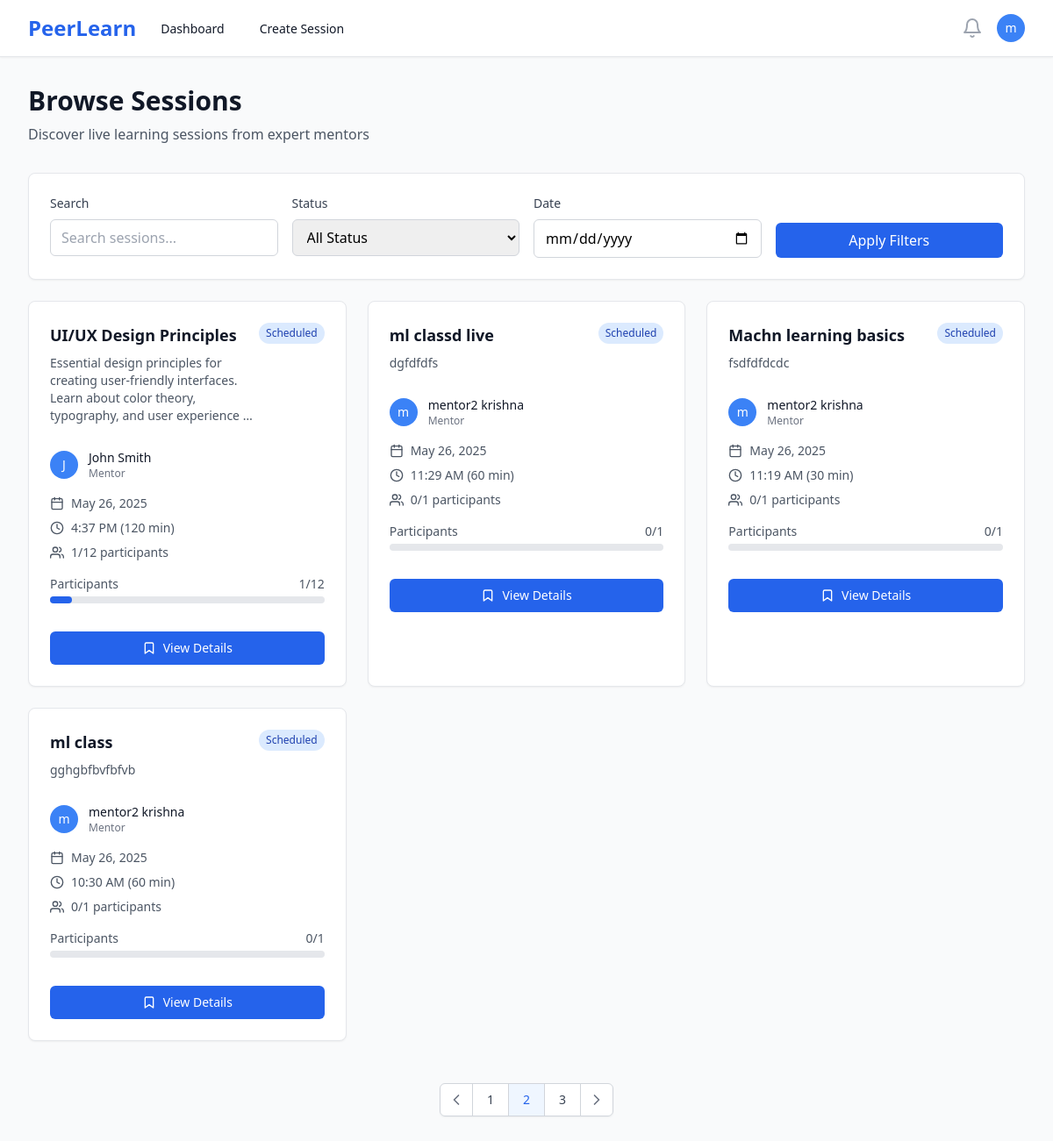
Page /sessions/ (signed in) on the earlier database version.
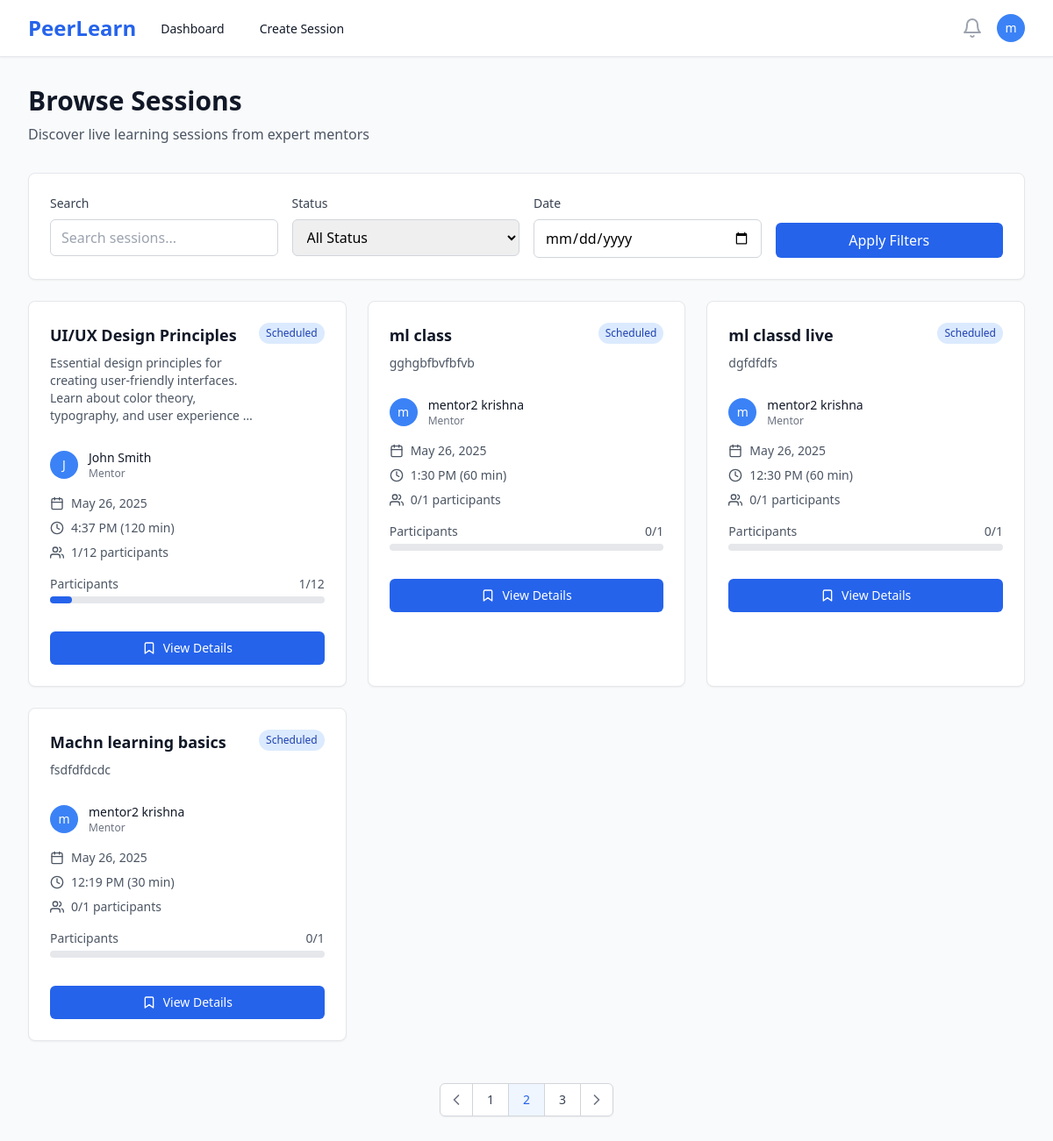
Same page on the later database version.
### sessions/models.py (models this page shows, shortened)
class Session(models.Model):
    STATUS_CHOICES = [
        ('draft', 'Draft'),
        ('scheduled', 'Scheduled'),
        ('live', 'Live'),
        ('completed', 'Completed'),
        ('cancelled', 'Cancelled'),
    ]
    CATEGORY_CHOICES = [
        ('programming', 'Programming & Development'),
        ('data-science', 'Data Science & Analytics'),
        ('web-development', 'Web Development'),
        ('mobile-development', 'Mobile Development'),
        ('ai-ml', 'AI & Machine Learning'),
        ('design', 'UI/UX Design'),
        ('business', 'Business & Marketing'),
        ('language', 'Language Learning'),
        ('music', 'Music & Arts'),
        ('fitness', 'Health & Fitness'),
        ('other', 'Other'),
    ]
    id = models.UUIDField(primary_key=True, default=uuid.uuid4, editable=False)
    mentor = models.ForeignKey(User, on_delete=models.CASCADE, related_name='mentor_sessions')
    title = models.CharField(max_length=200)
    description = models.TextField()
    thumbnail = models.ImageField(upload_to='session_thumbnails/', blank=True, null=True, help_text="Session cover image")
    category = models.CharField(max_length=50, choices=CATEGORY_CHOICES, blank=True, help_text="Session category for recommendations")
    skills = models.TextField(blank=True, help_text="Comma-separated skills for ML matching")
    price = models.DecimalField(max_digits=8, decimal_places=2, null=True, blank=True, help_text="Price in INR, null for free sessions")
    schedule = models.DateTimeField()
    duration = models.IntegerField(help_text="Duration in minutes")
    max_participants = models.IntegerField(default=10)
    status = models.CharField(max_length=20, choices=STATUS_CHOICES, default='draft')
    created_at = models.DateTimeField(auto_now_add=True)
    updated_at = models.DateTimeField(auto_now=True)
    class Meta:
        ordering = ['-schedule']
    @property
    def current_participants(self):
        return self.bookings.filter(status='confirmed').count()
    @property
    def is_full(self):
        return self.current_participants >= self.max_participants

### users/models.py (models this page shows, shortened)
class User(AbstractUser):
    ROLE_CHOICES = [
        ('mentor', 'Mentor'),
        ('learner', 'Learner'),
    ]
    id = models.UUIDField(primary_key=True, default=uuid.uuid4, editable=False)
    role = models.CharField(max_length=10, choices=ROLE_CHOICES, default='learner')
    bio = models.TextField(blank=True, null=True)
    skills = models.CharField(max_length=500, blank=True, help_text="Comma-separated skills for recommendation matching")
    expertise = models.CharField(max_length=100, blank=True, help_text="Primary domain/area of expertise")
    profile_image = models.ImageField(upload_to='profiles/', blank=True, null=True)
    created_at = models.DateTimeField(auto_now_add=True)
    updated_at = models.DateTimeField(auto_now=True)
    @property
    def is_mentor(self):
        return self.role == 'mentor'

### sessions/views.py (the view)
# urls.py: path('', views.session_list, name='session_list'),
@login_required
def session_list(request):
    sessions = Session.objects.filter(
        status='scheduled',
        schedule__gt=timezone.now()
    ).select_related('mentor')
    return render(request, 'sessions/list.html', {'sessions': sessions})

### templates/sessions/list.html (shortened to what the changed rows need)
{% extends 'base.html' %}
{% block content %}
<div class="max-w-7xl mx-auto px-4 sm:px-6 lg:px-8 py-8">
    <div class="mb-8">
        <h1 class="text-3xl font-bold text-gray-900">Browse Sessions</h1>
    </div>
    {% if sessions %}
    <div class="grid grid-cols-1 md:grid-cols-2 lg:grid-cols-3 gap-6">
        {% for session in sessions %}
        <div class="bg-white rounded-lg shadow-sm border border-gray-200 hover:shadow-md transition-shadow">
            <div class="p-6">
                <div class="flex items-start justify-between mb-4">
                    <div class="flex-1">
                        <h3 class="text-lg font-semibold text-gray-900 mb-2">
                            <a href="{% url 'session_detail' session.id %}" class="hover:text-blue-600">
                                {{ session.title }}
                            </a>
                        </h3>
                        <p class="text-sm text-gray-600 mb-3">{{ session.description|truncatewords:15 }}</p>
                    </div>
                    <span class="px-2 py-1 text-xs font-medium rounded-full flex-shrink-0
                                {% if session.status == 'scheduled' %}bg-blue-100 text-blue-800
                                {% elif session.status == 'live' %}bg-green-100 text-green-800
                                {% elif session.status == 'completed' %}bg-gray-100 text-gray-800
                                {% elif session.status == 'cancelled' %}bg-red-100 text-red-800
                                {% else %}bg-yellow-100 text-yellow-800{% endif %}">
                        {{ session.status|title }}
                    </span>
                </div>
                <div class="flex items-center mb-4">
                    {% if session.mentor.profile_image %}
                        <img class="h-8 w-8 rounded-full" src="{{ session.mentor.profile_image.url }}" alt="">
                    {% else %}
                        <div class="h-8 w-8 rounded-full bg-blue-500 flex items-center justify-center">
                            <span class="text-white text-sm font-medium">{{ session.mentor.first_name|first|default:session.mentor.username|first }}</span>
                        </div>
                    {% endif %}
                    <div class="ml-3">
                        <p class="text-sm font-medium text-gray-900">{{ session.mentor.get_full_name|default:session.mentor.username }}</p>
                        <p class="text-xs text-gray-500">Mentor</p>
                    </div>
                </div>
                <div class="space-y-2 text-sm text-gray-600 mb-4">
                    <div class="flex items-center">
                        <i data-feather="calendar" class="h-4 w-4 mr-2"></i>
                        {{ session.schedule|date:"M j, Y" }}
                    </div>
                    <div class="flex items-center">
                        <i data-feather="clock" class="h-4 w-4 mr-2"></i>
                        {{ session.schedule|time:"g:i A" }} ({{ session.duration }} min)
                    </div>
                    <div class="flex items-center">
                        <i data-feather="users" class="h-4 w-4 mr-2"></i>
                        {{ session.current_participants }}/{{ session.max_participants }} participants
                    </div>
                </div>
                <div class="mb-4">
                    <div class="flex justify-between text-sm text-gray-600 mb-1">
                        <span>Participants</span>
                        <span>{{ session.current_participants }}/{{ session.max_participants }}</span>
                    </div>
                    <div class="w-full bg-gray-200 rounded-full h-2">
                        <div class="bg-blue-600 h-2 rounded-full"
                             style="width: {% widthratio session.current_participants session.max_participants 100 %}%"></div>
                    </div>
                </div>
                <div class="pt-4">
                    {% if user.is_authenticated %}
                        {% if session.status == 'live' %}
                            <a href="{% url 'session_detail' session.id %}"
                               class="w-full inline-flex items-center justify-center px-4 py-2 border border-transparent text-sm font-medium rounded-md text-white bg-green-600 hover:bg-green-700">
                                <i data-feather="video" class="h-4 w-4 mr-2"></i>
                                Join Live Session
                            </a>
                        {% elif session.status == 'scheduled' %}
                            {% if session.is_full %}
                                <button disabled
                                        class="w-full inline-flex items-center justify-center px-4 py-2 border border-gray-300 text-sm font-medium rounded-md text-gray-500 bg-gray-100 cursor-not-allowed">
                                    <i data-feather="users" class="h-4 w-4 mr-2"></i>
                                    Session Full
                                </button>
                            {% else %}
                                <a href="{% url 'session_detail' session.id %}"
                                   class="w-full inline-flex items-center justify-center px-4 py-2 border border-transparent text-sm font-medium rounded-md text-white bg-blue-600 hover:bg-blue-700">
                                    <i data-feather="bookmark" class="h-4 w-4 mr-2"></i>
                                    View Details
                                </a>
                            {% endif %}
                        {% else %}
                            <a href="{% url 'session_detail' session.id %}"
                               class="w-full inline-flex items-center justify-center px-4 py-2 border border-gray-300 text-sm font-medium rounded-md text-gray-700 bg-white hover:bg-gray-50">
                                <i data-feather="eye" class="h-4 w-4 mr-2"></i>
                                View Details
                            </a>
                        {% endif %}
                    {% else %}
                        <a href="{% url 'login' %}"
                           class="w-full inline-flex items-center justify-center px-4 py-2 border border-transparent text-sm font-medium rounded-md text-white bg-blue-600 hover:bg-blue-700">
                            Login to Book
                        </a>
                    {% endif %}
                </div>
            </div>
        </div>
        {% endfor %}
    </div>
    {% endif %}
</div>
{% endblock %}

Differences in the rows shown:
changed Session "ml class": schedule "10:30 AM" → "1:30 PM"; moves up the list
changed Session "ml classd live": schedule "11:29 AM" → "12:30 PM"
changed Session "Machn learning basics": schedule "11:19 AM" → "12:19 PM"
